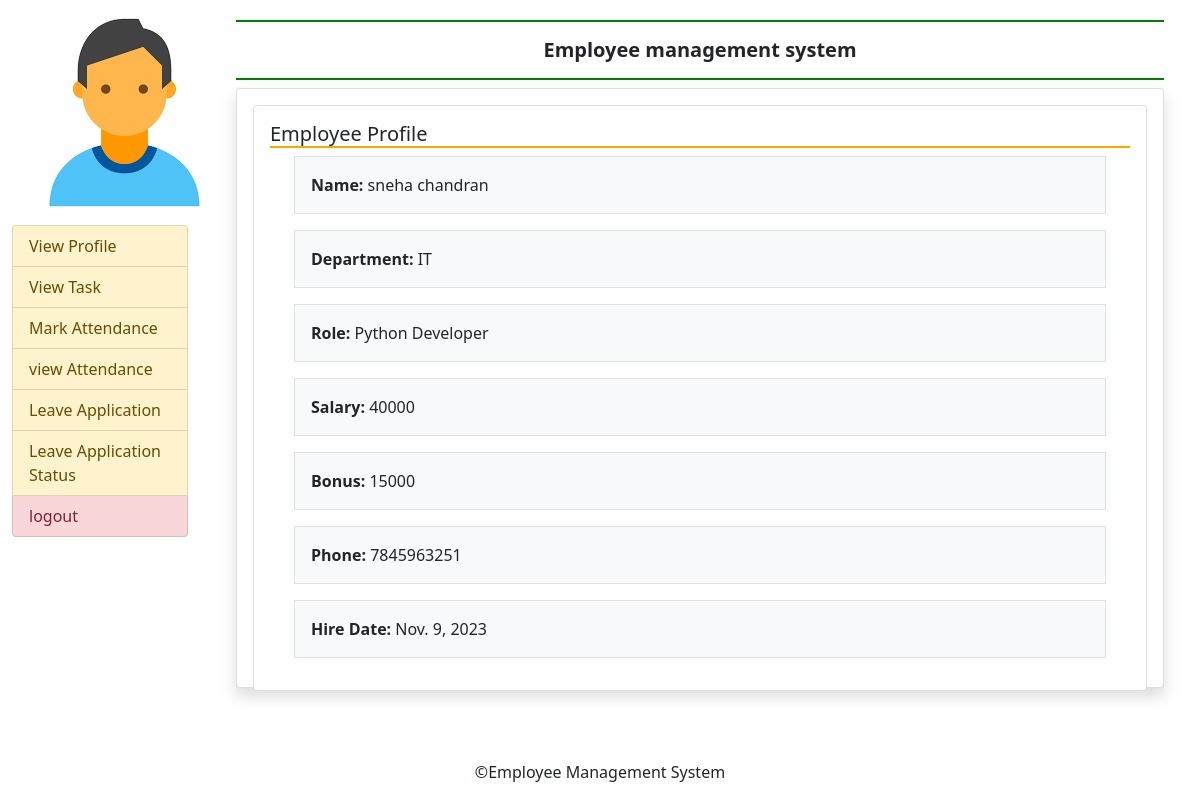
/employee_profile/, run on the app's committed database.
### employee_app/models.py (models this page shows, shortened)
class Employee(models.Model):
    first_name = models.CharField(max_length=100, null=False)
    last_name = models.CharField(max_length=100)
    dept = models.ForeignKey(Department, on_delete=models.CASCADE)
    salary = models.IntegerField(default=0)
    bonus = models.IntegerField(default=0)
    role = models.ForeignKey(Role, on_delete=models.CASCADE)
    phone = models.IntegerField(default=0)
    hire_date = models.DateField(max_length=50)

class Department(models.Model):
    department = models.CharField(max_length=100, null=False)
    location = models.CharField(max_length=100, null=False)
    def __str__(self):
        return "%s" % (self.department)

class Role(models.Model):
    role = models.CharField(max_length=100, null=False)
    dept = models.ForeignKey(Department, on_delete=models.CASCADE)
    def __str__(self):
        return "%s" % (self.role)

### employee_app/views.py (the view)
# urls.py: path('employee_profile/', views.employee_profile, name='employee_profile'),
def employee_profile(request):
    employee = Employee.objects.first()  # You should retrieve the employee you want to display
    form = EmployeeForm(instance=employee)  # Pass the employee instance to the form
    return render(request, 'employee_profile.html', {'form': form, 'employee': employee})

### template/employee_profile.html
{% extends 'employee_base.html' %}
{% block main %}
 <div class="card">
        <div class="card-body">
        <h5 class="p-0 " style='border-bottom:2px solid orange'>Employee Profile</h5>
        <div class="container">
        <p class="p-3 border bg-light"><strong>Name:</strong> {{ form.instance.first_name }} {{ form.instance.last_name }}</p>
        <p class="p-3 border bg-light"><strong>Department:</strong> {{ form.instance.dept }}</p>
        <p class="p-3 border bg-light"><strong>Role:</strong> {{ form.instance.role }}</p>
        <p class="p-3 border bg-light"><strong>Salary:</strong> {{ form.instance.salary }}</p>
        <p class="p-3 border bg-light"><strong>Bonus:</strong> {{ form.instance.bonus }}</p>
        <p class="p-3 border bg-light"><strong>Phone:</strong> {{ form.instance.phone }}</p>
        <p class="p-3 border bg-light"><strong>Hire Date:</strong> {{ form.instance.hire_date }}</p>
        </div>
        </div>
 </div>
{% endblock %}

### data on the page
Employee: instance.first_name "sneha", instance.last_name "chandran", instance.dept "IT", instance.role "Python Developer", instance.salary "40000", instance.bonus "15000", instance.phone "7845963251", instance.hire_date "Nov. 9, 2023"
